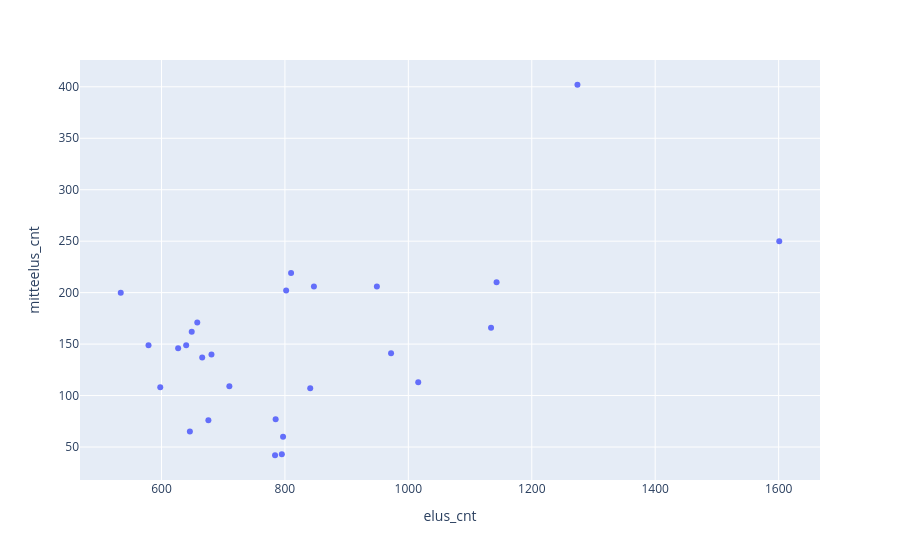

Write notebook code for a chart like this one.
### Code cell
fig = px.scatter(source4, x='elus_cnt', y='mitteelus_cnt', hover_name="data")#, text=source4['verb'])#+ source4['verb_compound']+" (" +source4['kaane']+") " +source4['examples'])

# Update the layout to show the text on hover
#fig.update_traces(#marker=dict(size=12),
#selector=dict(mode='markers'),
#selector=dict(type='scatter'),
#hoverinfo='none',
#)
#fig.update_traces(
#hoverinfo='text',
#hovertext="banaan", #source4['verb']+ source4['verb_compound']+" (" +source4['kaane']+") " +source4['examples']
#)

fig.update_layout(hovermode='closest')
fig.write_html("verb_elus_vs_mitteelus2.html")
fig.show()

### Figure 1 — Plotly figure (JSON) as saved in the notebook; plotly's stock layout.template omitted (floating-point values rounded to 4 significant figures)
{"data": [{"hovertemplate": "<b>%{hovertext}</b><br><br>elus_cnt=%{x}<br>mitteelus_cnt=%{y}<extra></extra>", "hovertext": ["saama (el) inimestest,toidupoest,sõnadest", "andma (all) meile", "rääkima (el) seksuaalulmadest,mõrvadest", "tulema (ad) sul,linnal,neil", "minema (all) mulle,luurele", "tegema (all) ", "tulema (all) kontserdile", "jääma (all) ", "jääma (el) ", "tegema (el) mehest,prantslasest", "saama (abl) ", "saama (all) ", "olema (ad) ", "jääma (ad) puhkusel,juhul", "minema (ad) ", "kuuluma (all) ", "tekkima (ad) mul,tal", "pakkuma (all) ", "puuduma (ad) ", "õnnestuma (ad) ", "ütlema (all) mulle", "tooma (all) direktorile", "saatma (all) ", "meeldima (all) mulle", "küsima (abl) ", "maksma (all) ", "nõudma (abl) mult"], "legendgroup": "", "marker": {"color": "#636efa", "symbol": "circle"}, "mode": "markers", "name": "", "orientation": "v", "showlegend": false, "type": "scatter", "x": [1274, 1601, 802, 1134, 810, 1143, 847, 949, 534, 579, 972, 658, 649, 681, 640, 841, 710, 1016, 666, 785, 797, 627, 598, 784, 795, 676, 646], "xaxis": "x", "y": [402, 250, 202, 166, 219, 210, 206, 206, 200, 149, 141, 171, 162, 140, 149, 107, 109, 113, 137, 77, 60, 146, 108, 42, 43, 76, 65], "yaxis": "y"}], "layout": {"hovermode": "closest", "legend": {"tracegroupgap": 0}, "margin": {"t": 60}, "xaxis": {"anchor": "y", "domain": [0, 1], "title": {"text": "elus_cnt"}}, "yaxis": {"anchor": "x", "domain": [0, 1], "title": {"text": "mitteelus_cnt"}}}}
